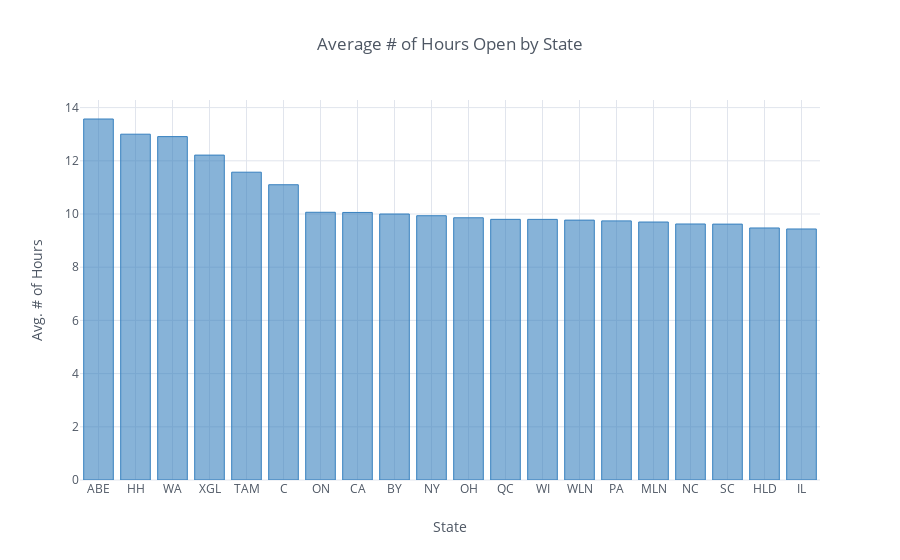

Notebook cell for this chart:
### Code cell
iplot(melted_hours_grouped[:20].iplot(kind='bar', 
                                      x='state', \
                                      y='hours', \
                                      color='blue', 
                                      title='Average # of Hours Open by State',
                                      xTitle='State', 
                                      yTitle='Avg. # of Hours',
                                      asFigure=True))

### Figure 1 — Plotly figure (JSON) as saved in the notebook; plotly's stock layout.template omitted (floating-point values rounded to 4 significant figures)
{"data": [{"marker": {"color": "rgba(55, 128, 191, 0.6)", "line": {"color": "rgba(55, 128, 191, 1.0)", "width": 1}}, "name": "hours", "orientation": "v", "text": "", "type": "bar", "uid": "c91b00", "x": ["ABE", "HH", "WA", "XGL", "TAM", "C", "ON", "CA", "BY", "NY", "OH", "QC", "WI", "WLN", "PA", "MLN", "NC", "SC", "HLD", "IL"], "y": [13.57, 13, 12.91, 12.21, 11.57, 11.1, 10.07, 10.06, 10, 9.935, 9.858, 9.799, 9.798, 9.77, 9.741, 9.698, 9.625, 9.62, 9.475, 9.437]}], "layout": {"autosize": true, "legend": {"bgcolor": "#FFFFFF", "font": {"color": "#4D5663"}}, "paper_bgcolor": "#FFFFFF", "plot_bgcolor": "#FFFFFF", "title": "Average # of Hours Open by State", "titlefont": {"color": "#4D5663"}, "xaxis": {"autorange": true, "gridcolor": "#E1E5ED", "range": [-0.5, 19.5], "showgrid": true, "tickfont": {"color": "#4D5663"}, "title": "State", "titlefont": {"color": "#4D5663"}, "type": "category", "zerolinecolor": "#E1E5ED"}, "yaxis": {"autorange": true, "gridcolor": "#E1E5ED", "range": [0, 14.29], "showgrid": true, "tickfont": {"color": "#4D5663"}, "title": "Avg. # of Hours", "titlefont": {"color": "#4D5663"}, "type": "linear", "zerolinecolor": "#E1E5ED"}}}
